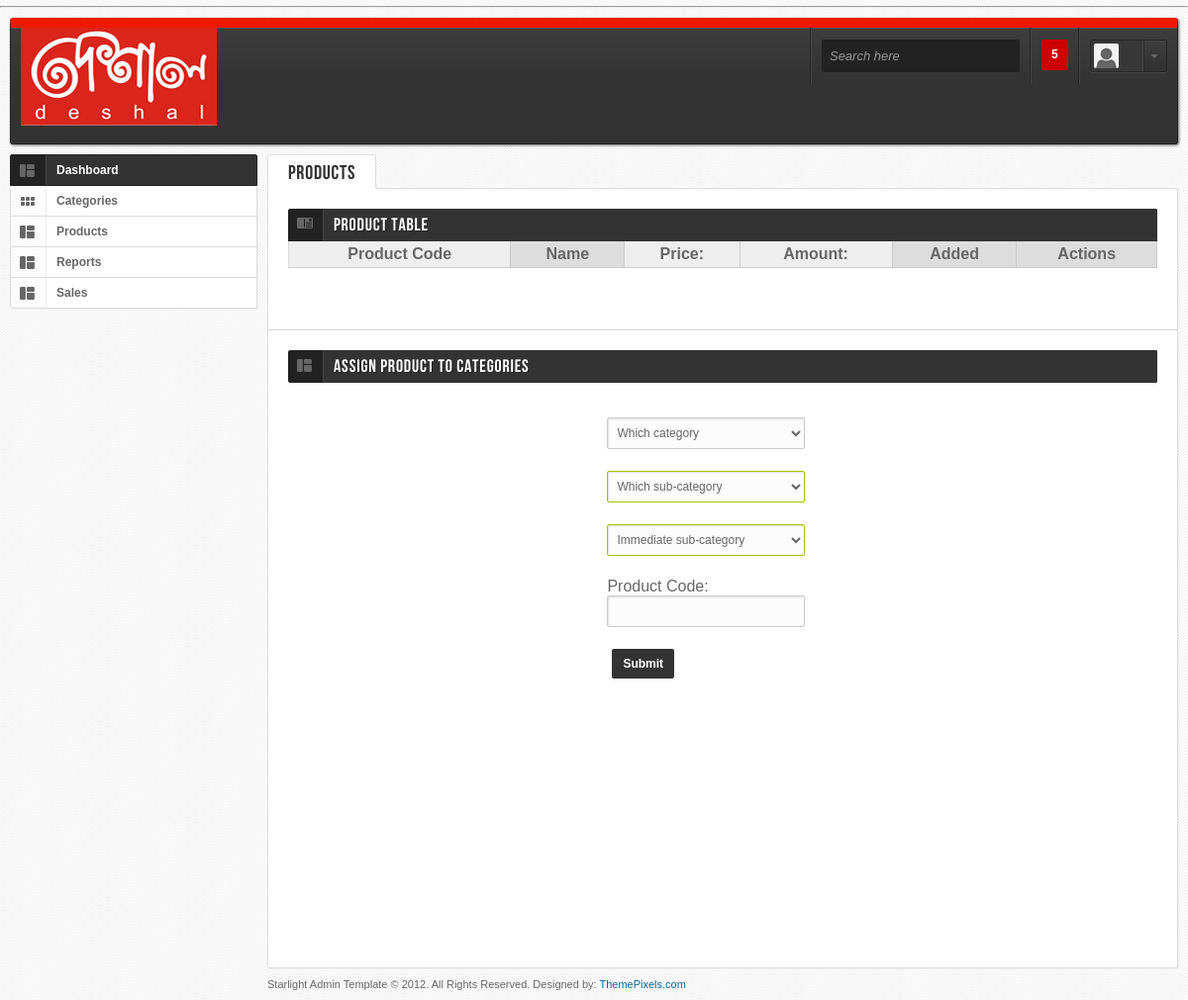
Page /index.php/admin/product_ctl/assign on the earlier database version.
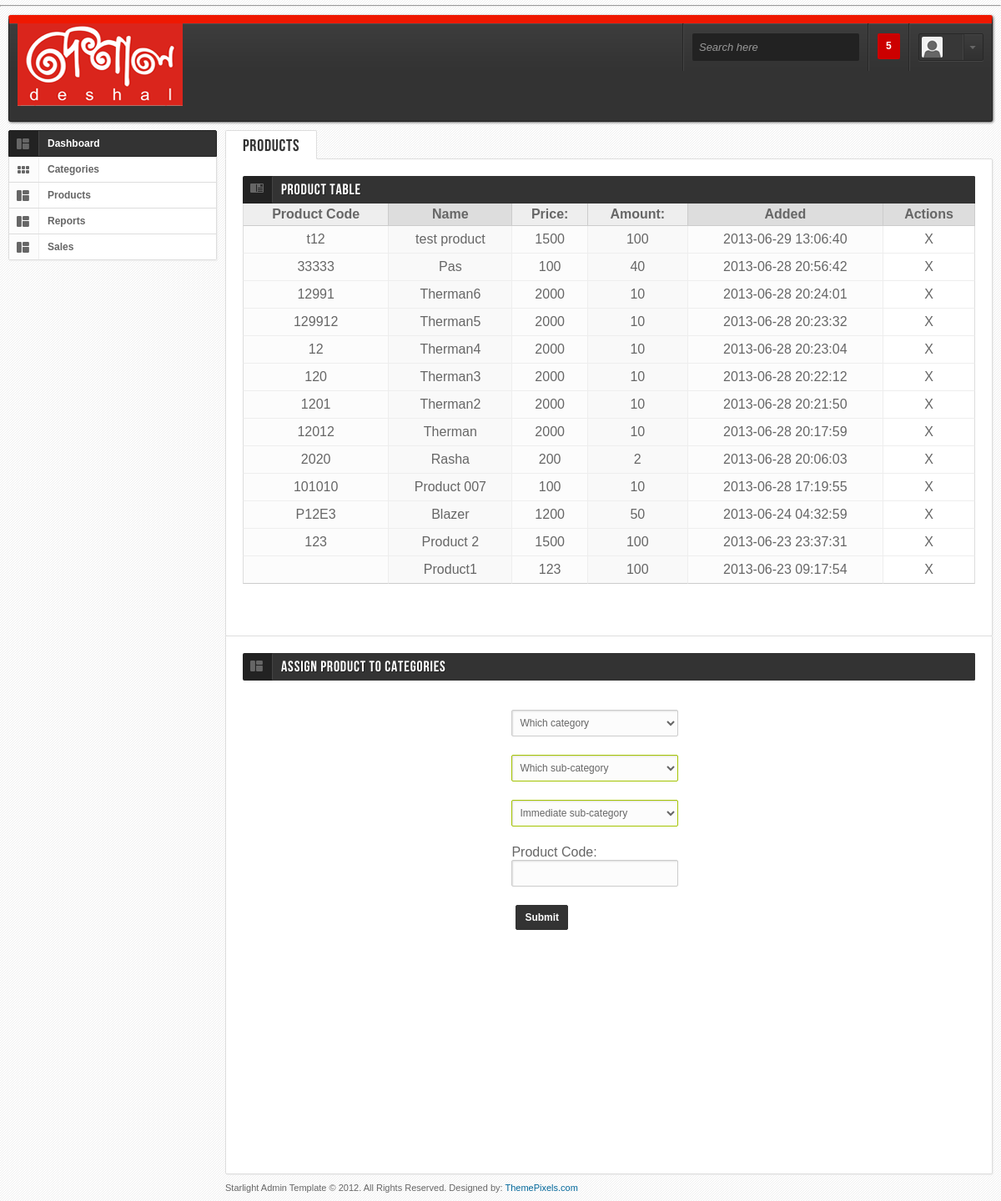
Same page on the later database version.
### tables this page shows
CREATE TABLE IF NOT EXISTS `product` (
  `id` int(11) NOT NULL AUTO_INCREMENT,
  `name` varchar(50) NOT NULL,
  `price` float NOT NULL,
  `rate` int(11) NOT NULL,
  `amount` int(11) NOT NULL,
  `code` varchar(255) NOT NULL,
  `created` timestamp NOT NULL DEFAULT CURRENT_TIMESTAMP,
  `mainImageUrl` varchar(50) NOT NULL,
  `discription` varchar(500) NOT NULL,
  PRIMARY KEY (`id`)
);

### application/controllers/admin/product_ctl.php (called while the page is built, shortened)
<?php if ( ! defined('BASEPATH')) exit('No direct script access allowed');
class product_ctl extends CI_Controller {
	function product_ctl()
	{
		$this->load->helper('form');
		$this->load->helper('date');
		$this->load->helper('url');
		$this->load->model('product_add_mdl');
        $this->load->library('form_validation');
	}
	function assign()
	{
		$data['query'] = $this->db->query("select * from product ORDER BY created DESC ");
		$this->load->view('admin/header');
		$this->load->model('category_mdl');
		$data['categoryList'] = $this->category_mdl->catList();
		$this->load->view('admin/product/assignproduct', $data);
	}
}

### index.php (called while the page is built, shortened)
<?php
require_once BASEPATH.'core/CodeIgniter.php';

### application/views/admin/product/assignproduct.php (the view, shortened to what this page needs)
        <div class="maincontent noright">
        	<div class="maincontentinner">
                <ul class="maintabmenu">
                	<li class="current"><a href="#">Products</a></li>
                </ul>
				<div class="content">
                <div class="contenttitle radiusbottom0">
                	<h2 class="table"><span>Product Table</span></h2>
                </div>
                <table cellpadding="0" cellspacing="0" border="0" class="stdtable">
                    <colgroup>
                        <col class="con0" />
                        <col class="con1" />
                        <col class="con0" />
                        <col class="con1" />
                        <col class="con0" />
                    </colgroup>
                    <thead>
                        <tr>
                            <th class="head0">Product Code</th>
                            <th class="head1">Name</th>
                            <th class="head0">Price:</th>
                            <th class="head0">Amount:</th>
                            <th class="head1">Added</th>
                            <th class="head1">Actions</th>
                        </tr>
                    </thead>
                    <tbody>
					<?php foreach ($query->result() as $row){?>
                        <tr>
                            <td class="center"><?=$row->code?></td>
                            <td class="center"><?=$row->name?></td>
                            <td class="center"><?=$row->price?></td>
                            <td class="center"><?=$row->amount?></td>
                            <td class="center"><?=$row->created?></td>
                            <td class="center">X</td>
                        </tr>
					<?}?>
                    </tbody>
                </table>
                <br /><br />
                </div>
                <div class="content">
                    <div class="contenttitle">
                    	<h2 class="widgets"><span>Assign product to categories</span></h2>
                    </div>
                    <br />
					<div class="" style="height:550px;">
						<table class="zFormTbl" style="width:30%;margin: auto; ">
							<tr>
								<td style="text-align: right"></td>
								<td class="zFormTd" style="text-align: left;">
									<select id="catName" name="catName" class="zSelect" style="width: 200px;" onchange="catChosen('subcatName')">
										<option value="">Which category</option>
									</select>
								</td>
							</tr>
							<tr id="subcatTr" >
								<td style="text-align: right"></td>
								<td class="zFormTd" style="text-align: left;">
									<select id="subcatName" name="subcatName" class="zSelect" style="width: 200px; border: 1px solid #A4C400;" onchange="catChosen('imSubcatName')">
										<option value="">Which sub-category</option>
									</select>
								</td>
							</tr>
							<tr id="imSubcatTr" >
								<td style="text-align: right"></td>
								<td class="zFormTd" style="text-align: left;">
									<select id="imSubcatName" name="imSubcatName" class="zSelect" style="width: 200px; border: 1px solid #A4C400;">
										<option value="">Immediate sub-category</option>
									</select>
								</td>
							</tr>
							<tr>
								<td style="text-align: right"></td>
								<td class="zFormTd" style="text-align: left;">
									<label class="zlable" >Product Code:</label><br/>
									<input id="newSub" class="zinput" type="text" value="" placeholder=""/>
								</td>
							</tr>
							<tr>
								<td></td>
								<td class="zFormTd" style="text-align: left;">
									<input class="zSubButton" type="submit" value="Submit" onclick="assignProd()"/>
								</td>
							</tr>
						</table>
					</div>
                </div>
            </div>
            <div class="footer">
            	<p>Starlight Admin Template &copy; 2012. All Rights Reserved. Designed by: <a href="#">ThemePixels.com</a></p>
            </div>
        </div>
     	</div>
    </div>
</body>
</html>

### application/views/admin/header.php (shortened to what this page needs)
<html xmlns="http://www.w3.org/1999/xhtml">
<head>
<link rel="stylesheet" href="<?=base_url();?>admin/css/style.css" type="text/css" />
<link rel="stylesheet" href="<?=base_url();?>admin/css/mdcss.css" type="text/css" />
</head>
<body class="loggedin">
	<hr/>
	<div class="header radius3" style="border-top-style:solid;border-top-width:10px;border-top-color:#EF1800;">
    	<div class="headerinner">
            <a href="<?=base_url();?>index.php/admin/dashboard_ctl"><img style="margin-top:-18px;" src="<?=base_url();?>/image/data/logodeshal1.png" alt="" /></a>
            <div class="headright">
            	<div class="headercolumn">&nbsp;</div>
            	<div id="searchPanel" class="headercolumn">
                	<div class="searchbox">
                        <form action="#" method="post">
                            <input type="text" id="keyword" name="keyword" class="radius2" value="Search here" />
                        </form>
                    </div>
                </div>
            	<div id="notiPanel" class="headercolumn">
                    <div class="notiwrapper">
                        <a href="<?=base_url();?>admin/ajax/messages.html" class="notialert radius2">5</a>
                    </div>
                </div>
                <div id="userPanel" class="headercolumn">
                    <a href="<?=base_url();?>admin/#" class="userinfo radius2">
                        <img src="<?=base_url();?>admin/images/avatar.png" alt="" class="radius2" />
                    </a>
                </div>
            </div>
        </div>
	</div>
    <div class="mainwrapper">
     	<div class="mainwrapperinner">
        <div class="mainleft">
          	<div class="mainleftinner">
              	<div class="leftmenu">
            		<ul>
                    	<li class="current"><a href="<?=base_url();?>index.php/admin/dashboard_ctl" class="dashboard"><span>Dashboard</span></a></li>
                        <li><a nohref="#" class="widgets menudrop"><span>Categories</span></a>
						</li>
                        <li><a nohref="#" class="dashboard menudrop"><span>Products</span></a>
						</li>
                      <li><a href="<?=base_url();?>index.php/admin/under_cons_clt" class="dashboard"><span>Reports</span></a></li>
                        <li><a href="<?=base_url();?>index.php/admin/under_cons_clt" class="dashboard menudrop"><span>Sales</span></a>
						</li>
                    </ul>
                </div>
            </div>
        </div>

### admin/css/mdcss.css (style rules this page uses)
.zFormTbl tr td:first-child { text-align: right; padding-right: 5px; }
.zFormTbl tr td:last-child { text-align: left; padding-left: 5px; }
.zFormTd { padding: 10px 0px; }
.zSelect { border: 1px solid #ccc; padding: 7px 5px; min-width: 40%; background: #fcfcfc; -moz-border-radius: 2px; -webkit-border-radius: 2px; border-radius: 2px; -moz-box-shadow: inset 1px 1px 2px #ddd; -webkit-box-shadow: inset 1px 1px 2px #ddd; box-shadow: inset 1px 1px 2px #ddd; color: #666; }
.zinput { width: 200px; border: 1px solid #ccc; background: #fcfcfc; padding: 8px 5px; -moz-border-radius: 2px; -webkit-border-radius: 2px; border-radius: 2px; -moz-box-shadow: inset 1px 1px 2px #ddd; -webkit-box-shadow: inset 1px 1px 2px #ddd; box-shadow: inset 1px 1px 2px #ddd; color: #666; }
.zSubButton { border: 1px solid #333; background: #333; color: #fff; cursor: pointer; padding: 7px 10px; font-weight: bold; -webkit-border-radius: 2px; -moz-border-radius: 2px; -o-border-radius: 2px; margin: 0 5px; }

### application/views/admin/product/assignproduct.php (style rules this page uses)
.zFormTbl td { #border: 1px solid grey; }

Differences in the rows shown:
added product: code "t12", name "test product", price "1500", amount "100", created "2013-06-29 13:06:40"
added product: code "33333", name "Pas", price "100", amount "40", created "2013-06-28 20:56:42"
added product: code "12991", name "Therman6", price "2000", amount "10", created "2013-06-28 20:24:01"
added product: code "129912", name "Therman5", price "2000", amount "10", created "2013-06-28 20:23:32"
added product: code "12", name "Therman4", price "2000", amount "10", created "2013-06-28 20:23:04"
added product: code "120", name "Therman3", price "2000", amount "10", created "2013-06-28 20:22:12"
added product: code "1201", name "Therman2", price "2000", amount "10", created "2013-06-28 20:21:50"
added product: code "12012", name "Therman", price "2000", amount "10", created "2013-06-28 20:17:59"
added product: code "2020", name "Rasha", price "200", amount "2", created "2013-06-28 20:06:03"
added product: code "101010", name "Product 007", price "100", amount "10", created "2013-06-28 17:19:55"
added product: code "P12E3", name "Blazer", price "1200", amount "50", created "2013-06-24 04:32:59"
added product: code "123", name "Product 2", price "1500", amount "100", created "2013-06-23 23:37:31"
added product: name "Product1", price "123", amount "100", created "2013-06-23 09:17:54"
